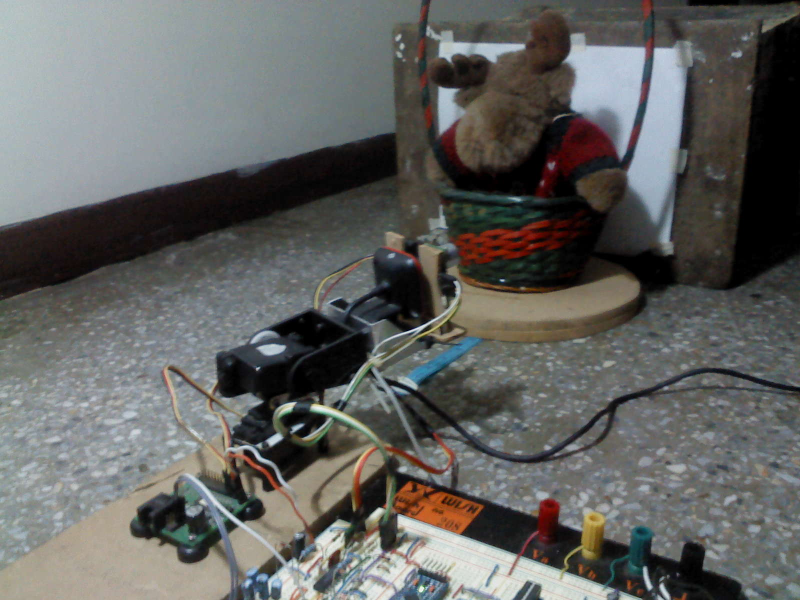
#> input picture Integracion/PointClouds/Data/Alce/Images/Alce.JPG, 1600 x 1200 px, given in place of the camera (shown at 1/2 size)
$ python HandBlueDetectorV2_Web.py   (older library calls are emulated)
#> lines starting #> are read from the running program, lines starting #| are printed output that depends on the picture; after the words box and inside, x2 and y2 are one past the last pixel; in counts of white or black regions, pixels touching at a corner belong together
# -*- encoding: utf-8 -*-

# import the necessary packages
import numpy as np
import cv2
import time
import requests
ip_server = "192.168.1.125"
#ip_server = "127.1.1.1"
port_server = "8000"


# [31 lines left out: functions delay_s, open_port, not called in this run]


def close_port():
    url_request = "http://"+ip_server + ":" + port_server + "/HandTracking?param1=PROCESS_END"
    response = "Negative"

    while response == "Negative":
        try:
            print("Finishing the connection")
            req = requests.get(url_request)
            response = req.content
            if response == "Negative":
                print(response)
                delay_s(10.0)
                print("Retrying")
            else:
                print("Connection Has Finished")
        except:
            print("Error Finishing the connection")
            delay_s(5.0)
            print("Retrying")


    return

def ESP8266_send(ip, step1, step2): # el servo que controla phi (plano xy)
    url_FREERUN = "http://"+ ip +":"+ port_server+ "/HandTracking" + '?step1=' + str(step1) \
                  + '&step2=' + str(step2)

    try:
        T_Inicio = time.time()

        req = requests.get(url_FREERUN)
        response = req.content
        T_Final = time.time()
        Dif = T_Final - T_Inicio
        print(Dif)
        if response != "OK":
            print("Bad response ")
    except:
        print("Error Sending Data")

def adjust_coord(handx, handy, w1, y1, n_pasos):


    # Chequeo de fronteras de control
    if handx<0:
        handx = 0
    if handy<0:
        handy = 0
    if handx > 2*w1:
        handx = 2*w1
    if handy > 2*h1:
        handy = 2*h1
    # Conversion a pasos del motor

    paso_theta = int(handy/(n_pasos*2))*n_pasos
    paso_phi = int(handx/(n_pasos*2))*n_pasos

    return paso_theta, paso_phi


# define the upper and lower boundaries of the HSV pixel
# intensities to be considered 'skin'
lower = np.array([100, 50, 50], dtype = "uint8")
upper = np.array([120, 255, 255], dtype = "uint8")


bgSubThreshold = 50
bgModel = cv2.createBackgroundSubtractorMOG2(0, bgSubThreshold)
last_paso_theta , last_paso_phi = 145, 192 #centro
call = 0


# Datos de motores calibrados
phi_0 =228
phi_180 = 36
phi_resol = (-phi_180+phi_0+1)/180.0

theta_0 = 245
theta_90 = 131
theta_max = 100  # minimo angulo sin que el motor choque con la base
theta_resol = (-theta_90+theta_0 +1)/90.0

step1 = phi_180
step2 = theta_90
cap = cv2.VideoCapture(1)
ESP8266_send(ip_server, step1, step2)
#> (the call stopped at in ESP8266_send, `req = requests.get(url_FREERUN)`: the network is not available in this run)


while True:


    grabbed, frame = cap.read()
#> frame is the input picture: shape (1200, 1600, 3); mean B, G, R 96.8, 98.9, 98.4
    frame = cv2.flip(frame, 1)
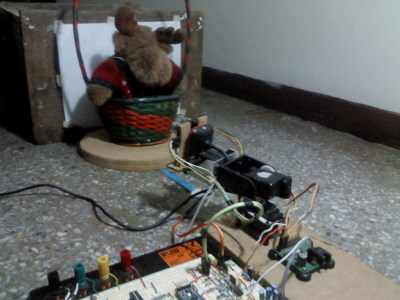
#> frame: shape (1200, 1600, 3) (shown at 1/4 size); mean B, G, R 96.8, 98.9, 98.4
    w , h = frame.shape[1], frame.shape[0]
    centerx = int(round(w/2))
    centery = int(round(h/2))

    #print("W= {}, H={}".format(w, h))


    # if we are viewing a video and we did not grab a
    # frame, then we have reached the end of the video

    # resize the frame, convert it to the HSV color space,
    # and determine the HSV pixel intensities that fall into
    # the speicifed upper and lower boundaries
    #frame = imutils.resize(frame, width = 400)
    converted = cv2.cvtColor(frame, cv2.COLOR_BGR2HSV)
#> converted: shape (1200, 1600, 3); mean H, S, V 66.5, 40.8, 105.2
    skinMask = cv2.inRange(converted, lower, upper)
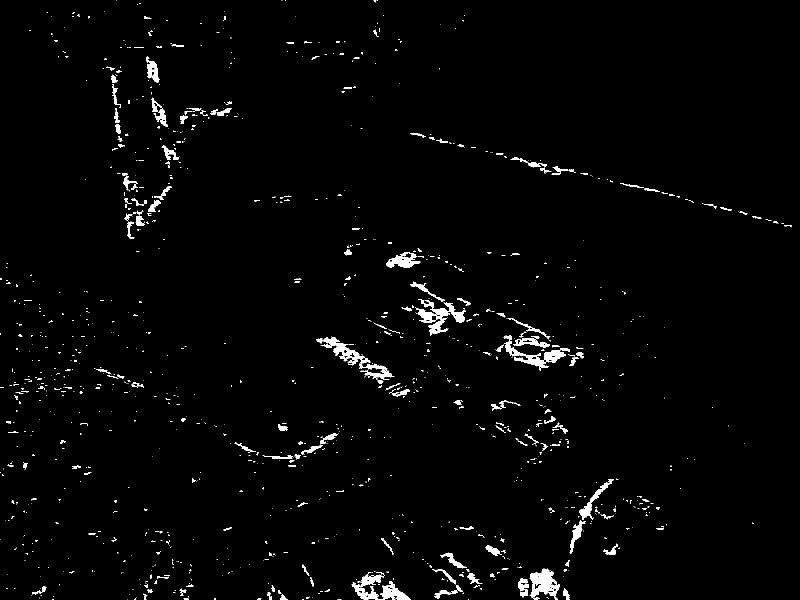
#> skinMask: shape (1200, 1600) (shown at 1/2 size); 2% white; 1172 white regions (925 under 20 px), largest, box (x1, y1, x2, y2) and area: (830, 598, 932, 672) 2419, (703, 1149, 822, 1200) 2416, (1007, 670, 1140, 742) 2208

    # apply a series of erosions and dilations to the mask
    # using an elliptical kernel
    # kernel = cv2.getStructuringElement(cv2.MORPH_ELLIPSE, (11, 11))
    # skinMask = cv2.erode(skinMask, kernel, iterations = 2)
    # skinMask = cv2.dilate(skinMask, kernel, iterations = 2)
    kernel = np.ones((5,5), np.uint8)

    # skinMask = cv2.morphologyEx(skinMask, cv2.MORPH_OPEN, kernel)
    #skinMask = cv2.erode(skinMask, kernel, iterations=1)
    # blur the mask to help remove noise, then apply the
    # mask to the frame
    #skinMask = cv2.GaussianBlur(skinMask, (3, 3), 0)
    skinMask= cv2.medianBlur(skinMask, 9)
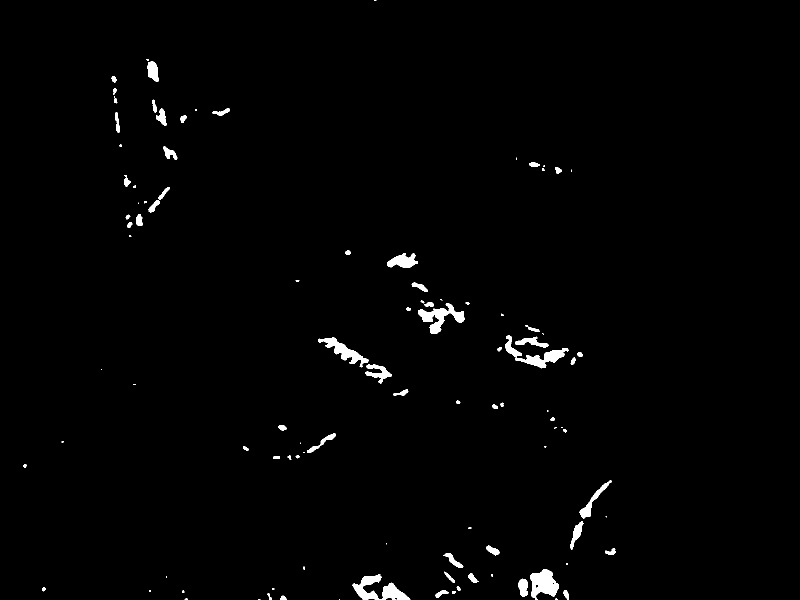
#> skinMask: shape (1200, 1600) (shown at 1/2 size); 1.2% white; 105 white regions (36 under 20 px)

    img = frame
    thresh1 = skinMask

    im3, contours, hierarchy = cv2.findContours(thresh1, cv2.RETR_TREE, cv2.CHAIN_APPROX_SIMPLE)
#> contours = 108 contours, 44 with area under 20; largest, box (x1, y1, x2, y2) and area: (705, 1148, 821, 1200) 2336, (1060, 1138, 1118, 1200) 2138, (1010, 671, 1137, 737) 1970, (836, 606, 929, 668) 1962, (636, 675, 737, 735) 1598
    drawing = np.zeros(img.shape, np.uint8)
    max_area = 0
    ci = 0
    if len(contours)>0:
        for i in range(len(contours)):
            cnt = contours[i]
            area = cv2.contourArea(cnt)
            if (area > max_area):
                max_area = area
                ci = i
#> this loop made 108 passes
#> (area, max_area) on passes 5, 8, 9, 15, 18: (68, 68), (117.5, 117.5), (158.5, 158.5), (483, 483), (2336, 2336)
#> after the loop, ci = 17; max_area = 2336
        cnt = contours[ci]
#> cnt = contour of 174 points, box (x1, y1, x2, y2) (705, 1148, 821, 1200), area 2336
        hull = cv2.convexHull(cnt)
#> hull = contour of 16 points, box (x1, y1, x2, y2) (705, 1148, 821, 1200), area 3840
        moments = cv2.moments(cnt)
#> moments = moments, m00 2336, centre m10/m00, m01/m00 = (757.3, 1179.7)
        if moments['m00'] != 0:
            cx = int(moments['m10'] / moments['m00'])  # cx = M10/M00
#> cx = 757
            cy = int(moments['m01'] / moments['m00'])  # cy = M01/M00
#> cy = 1179

        centr = (cx, cy)
#> centr = (757, 1179)

        cv2.circle(img, centr, 5, [0, 0, 255], 2)
#> img: shape (1200, 1600, 3); under 0.01% of pixels changed, all inside (x1, y1, x2, y2) = (751, 1173, 764, 1186)
        cv2.drawContours(drawing, [cnt], 0, (0, 255, 0), 2)
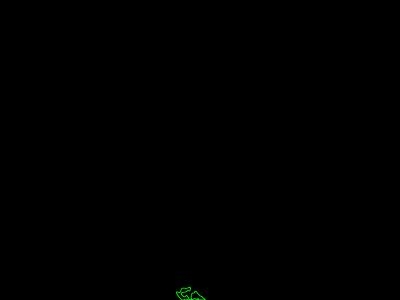
#> drawing: shape (1200, 1600, 3) (shown at 1/4 size); mean of channels 0, 1, 2 0, 0.2, 0; drawn as B, G, R
        cv2.drawContours(drawing, [hull], 0, (0, 0, 255), 2)
#> drawing: shape (1200, 1600, 3); 0.04% of pixels changed, all inside (x1, y1, x2, y2) = (704, 1147, 822, 1200)

        cnt = cv2.approxPolyDP(cnt, 0.01 * cv2.arcLength(cnt, True), True)
#> cnt = contour of 15 points, box (x1, y1, x2, y2) (705, 1148, 821, 1200), area 2282
        hull = cv2.convexHull(cnt, returnPoints=False)
#> hull = [13, 12, 4, 3, 1, 0]

        if (1):
            defects = cv2.convexityDefects(cnt, hull)
#> defects = [[13, 0, 14, 2083], [1, 3, 2, 1280], [4, 12, 9, 11786]]
            mind = 0
            maxd = 0
            if type(defects)!= type(None):
                for i in range(defects.shape[0]):
                    s, e, f, d = defects[i, 0]
                    start = tuple(cnt[s][0])
                    end = tuple(cnt[e][0])
                    far = tuple(cnt[f][0])
                    dist = cv2.pointPolygonTest(cnt, centr, True)
                    cv2.line(img, start, end, [0, 255, 0], 2)

                    cv2.circle(img, far, 5, [0, 0, 255], -1)
#> this loop made 3 passes
#> (s, e, f, d, start, end, far) on passes 1 to 3: (13, 0, 14, 2083, (730, 1152), (705, 1169), (718, 1170)), (1, 3, 2, 1280, (726, 1199), (820, 1199), (777, 1194)), (4, 12, 9, 11786, (782, 1165), (760, 1148), (730, 1183))
#> img: shape (1200, 1600, 3); mean B, G, R 96.7, 98.9, 98.4
            #print(i)
            i = 0
        w1, h1 = 192, 145, #int(round(7/20*w)), int(round(7/20*h))
        cv2.rectangle(img, (centerx-w1, centery-h1), (centerx+w1, centery+h1), (255,0, 0), 3)
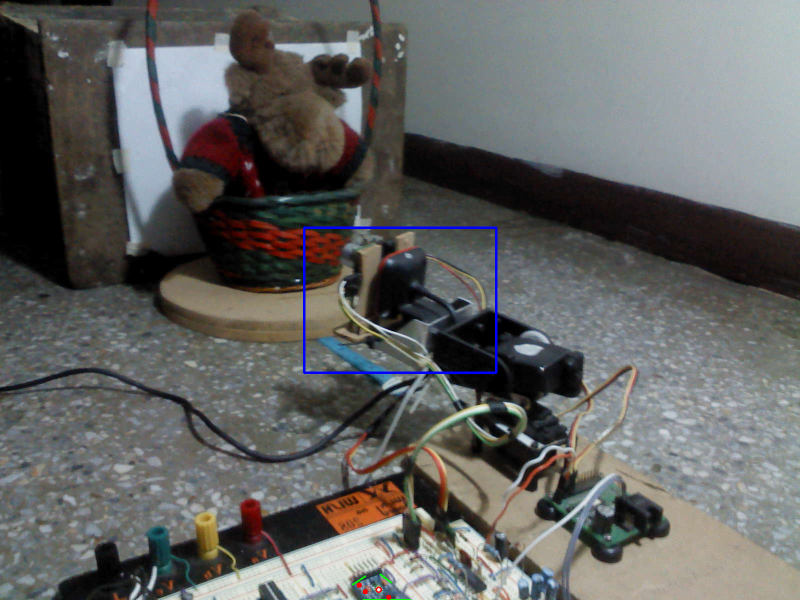
#> img: shape (1200, 1600, 3) (shown at 1/2 size); mean B, G, R 97.4, 98.7, 98.1
        handx = centerx+w1-cx
#> handx = 235
        handy = cy-(centery-h1)
#> handy = 724
        paso_theta, paso_phi = adjust_coord(handx, handy,w1, h1, 4)
#> in adjust_coord, `paso_phi = int(handx/(n_pasos*2))*n_pasos`: paso_phi = 116
#> paso_theta = 144; paso_phi = 116
        # No quemar los motores: permitir solo pasos pequeños en caso de fallo en deteccion de mano
        if call == 0:
            call = 1
            last_paso_theta, last_paso_phi = paso_theta, last_paso_phi
#> last_paso_theta = 144; last_paso_phi = 192

        if np.abs(paso_theta-last_paso_theta)>4:
            paso_theta = last_paso_theta
        else:
            step2 =  -paso_theta+theta_0
#> step2 = 101
            ESP8266_send(ip_server, step1, step2)
#> (the call stopped at in ESP8266_send, `req = requests.get(url_FREERUN)`: the network is not available in this run)
            print("theta {0:0.2f}, phi {0:0.2f}".format(paso_theta/theta_resol, paso_phi/phi_resol))
#| theta 112.70, phi 112.70

        if np.abs(paso_phi-last_paso_phi)>4:
            paso_phi = last_paso_phi
#> paso_phi = 192
        else:

            step1 = -paso_phi+phi_0
            ESP8266_send(ip_server, step1, step2)
            print("theta {0:0.2f}, phi {0:0.2f}".format(paso_theta/theta_resol, paso_phi/phi_resol))

        last_paso_theta, last_paso_phi = paso_theta, paso_phi


    # show the skin in the image along with the mask0
    #cv2.imshow("Draw", drawing)
    cv2.imshow("Image", frame)
    #cv2.imshow("MOG2", skinMask)
    # if the 'q' key is pressed, stop the loop
    if cv2.waitKey(1) & 0xFF == ord("q"):
#> (key q is pressed here)
        close_port()
#> (the call stopped at in close_port, `req = requests.get(url_request)`: the network is not available in this run)
        break

$ run again, on Integracion/PointClouds/Data/Alce/Images/DSC00077.JPG
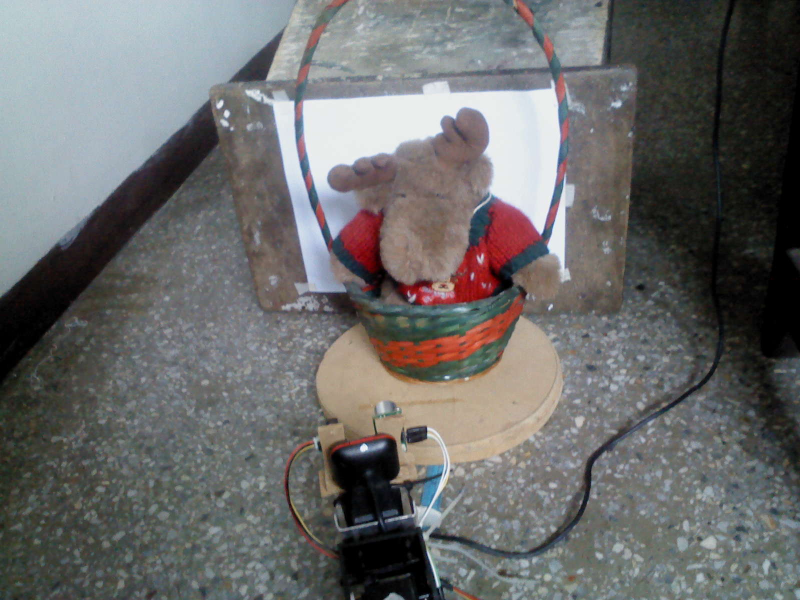
#> input picture Integracion/PointClouds/Data/Alce/Images/DSC00077.JPG, 1600 x 1200 px, given in place of the camera (shown at 1/2 size)
#> frame is the input picture: shape (1200, 1600, 3); mean B, G, R 106.4, 106.8, 106.8
#> converted: shape (1200, 1600, 3); mean H, S, V 73.2, 37.4, 114.7
#> `skinMask= cv2.medianBlur(skinMask, 9)`:
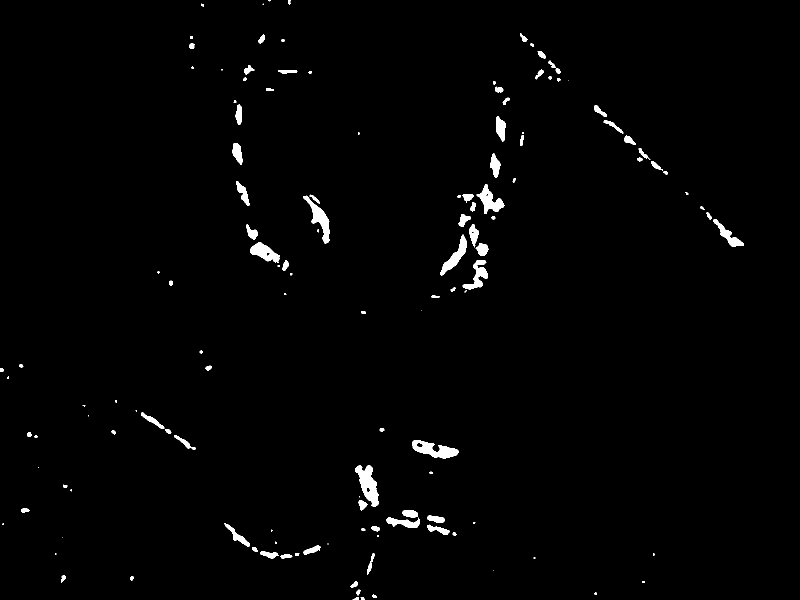
#> skinMask: shape (1200, 1600) (shown at 1/2 size); 1.4% white; 133 white regions (33 under 20 px)
#> contours = 139 contours, 43 with area under 20; largest, box (x1, y1, x2, y2) and area: (711, 931, 757, 1014) 1931, (825, 881, 918, 917) 1696, (607, 391, 659, 488) 1442, (953, 368, 1009, 428) 1268, (500, 484, 560, 526) 1238
#> the loop `for i in range(len(contours)):` made 139 passes
#> (area, max_area) on passes 1, 2, 3, 5, 6, 12, 14, 17: (23, 23), (34, 34), (35.5, 35.5), (47, 47), (88, 88), (115.5, 115.5), (159.5, 159.5), (266, 266)
#> after the loop `for i in range(len(contours)):`: ci = 41; max_area = 1931
#> `cnt = contours[ci]`: cnt = contour of 111 points, box (x1, y1, x2, y2) (711, 931, 757, 1014), area 1931
#> `hull = cv2.convexHull(cnt)`: hull = contour of 17 points, box (x1, y1, x2, y2) (711, 931, 757, 1014), area 2329
#> moments = moments, m00 1931, centre m10/m00, m01/m00 = (736.1, 968.7)
#> cx = 736
#> cy = 968
#> centr = (736, 968)
#> `cnt = cv2.approxPolyDP(cnt, 0.01 * cv2.arcLength(cnt, True), True)`: cnt = contour of 18 points, box (x1, y1, x2, y2) (711, 931, 757, 1014), area 1909
#> `hull = cv2.convexHull(cnt, returnPoints=False)`: hull = [15, 14, 12, 10, 9, 8, 7, 5, 4, 2, 1, 0]
#> defects = [[15, 0, 16, 3072], [2, 4, 3, 1214], [5, 7, 6, 1147], [10, 12, 11, 884], [12, 14, 13, 2281]]
#> the loop `for i in range(defects.shape[0]):` made 5 passes
#> (s, e, f, d, start, end, far) on passes 1 to 5: (15, 0, 16, 3072, (735, 931), (717, 931), (727, 943)), (2, 4, 3, 1214, (711, 943), (725, 981), (719, 951)), (5, 7, 6, 1147, (732, 995), (743, 1011), (745, 1006)), (10, 12, 11, 884, (756, 988), (752, 964), (751, 979)), (12, 14, 13, 2281, (752, 964), (744, 935), (740, 954))
#> `cv2.rectangle(img, (centerx-w1, centery-h1), (centerx+w1, centery+h1),..`:
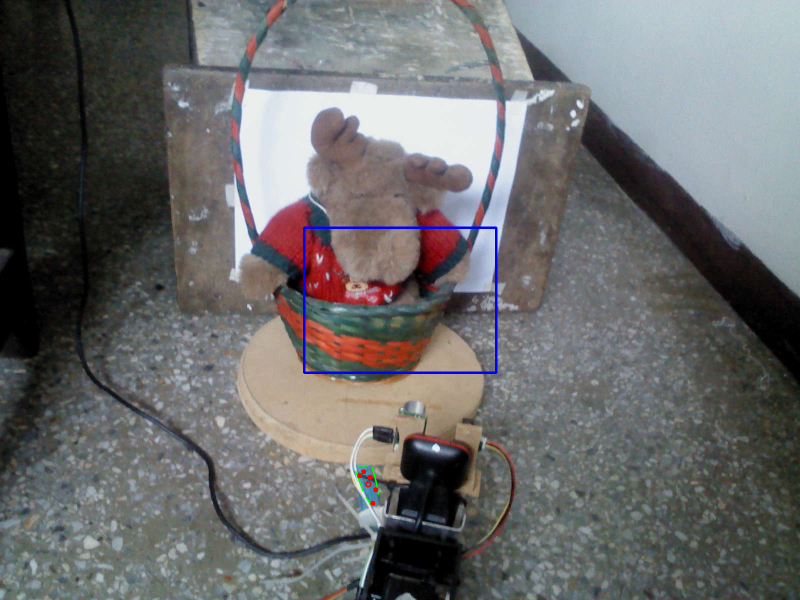
#> img: shape (1200, 1600, 3) (shown at 1/2 size); mean B, G, R 106.9, 106.5, 106.4
#> handx = 256
#> handy = 513
#> in adjust_coord, `paso_phi = int(handx/(n_pasos*2))*n_pasos`: paso_phi = 128
#> `paso_theta, paso_phi = adjust_coord(handx, handy,w1, h1, 4)`: paso_theta = 144; paso_phi = 128
#> last_paso_theta = 144; last_paso_phi = 192
#> step2 = 101
#| theta 112.70, phi 112.70
#> `paso_phi = last_paso_phi`: paso_phi = 192

$ run again, on Integracion/PointClouds/Data/Alce/Images/DSC00078.JPG
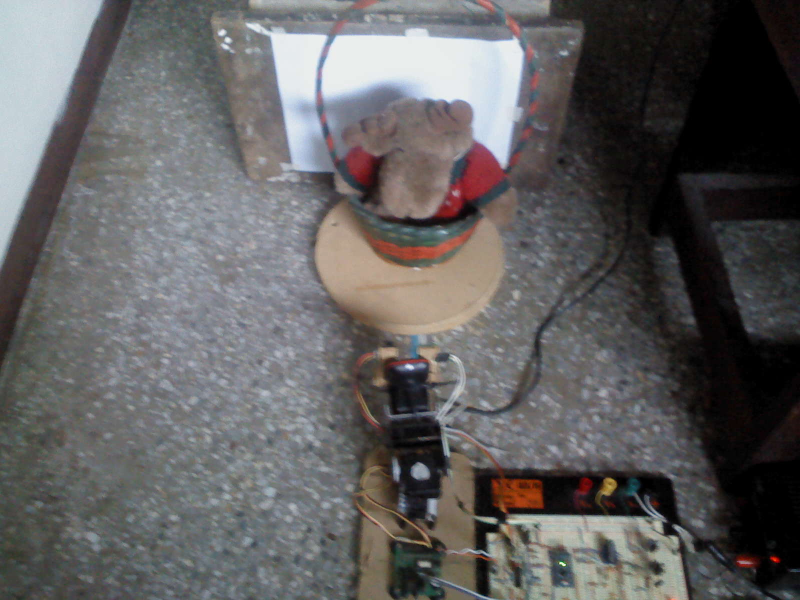
#> input picture Integracion/PointClouds/Data/Alce/Images/DSC00078.JPG, 1600 x 1200 px, given in place of the camera (shown at 1/2 size)
#> frame is the input picture: shape (1200, 1600, 3); mean B, G, R 95.8, 95.5, 96.9
#> converted: shape (1200, 1600, 3); mean H, S, V 76.2, 33.3, 102.4
#> `skinMask= cv2.medianBlur(skinMask, 9)`:
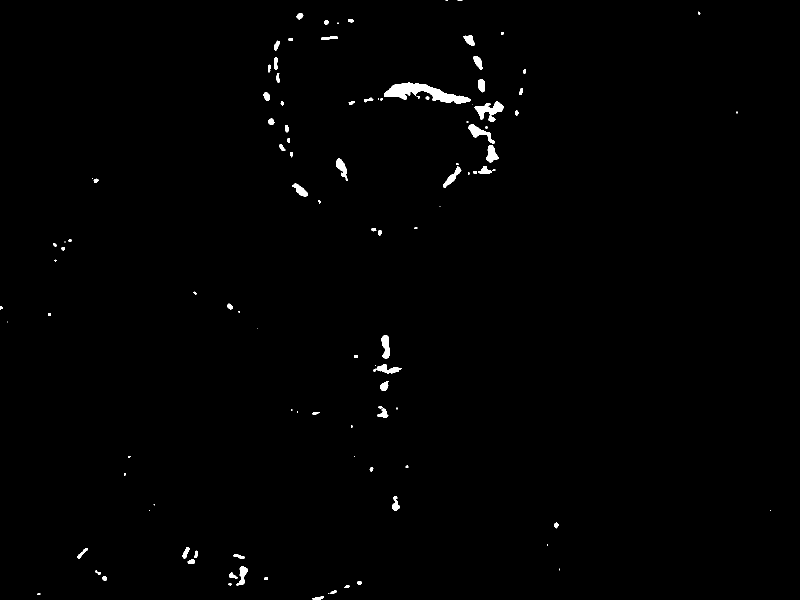
#> skinMask: shape (1200, 1600) (shown at 1/2 size); 0.74% white; 110 white regions (37 under 20 px)
#> contours = 110 contours, 45 with area under 20; largest, box (x1, y1, x2, y2) and area: (768, 165, 941, 208) 2938, (949, 202, 1008, 243) 969, (937, 248, 990, 288) 610, (763, 671, 780, 717) 491, (972, 290, 997, 325) 480
#> the loop `for i in range(len(contours)):` made 110 passes
#> (area, max_area) on passes 1, 10, 13, 39, 41, 75, 82, 91: (87, 87), (89, 89), (355, 355), (439, 439), (491, 491), (609.5, 609.5), (969, 969), (2938.5, 2938.5)
#> after the loop `for i in range(len(contours)):`: ci = 90; max_area = 2938.5
#> `cnt = contours[ci]`: cnt = contour of 208 points, box (x1, y1, x2, y2) (768, 165, 941, 208), area 2938
#> `hull = cv2.convexHull(cnt)`: hull = contour of 20 points, box (x1, y1, x2, y2) (768, 165, 941, 208), area 4385
#> moments = moments, m00 2938.5, centre m10/m00, m01/m00 = (845.9, 185.3)
#> cx = 845
#> cy = 185
#> centr = (845, 185)
#> `cnt = cv2.approxPolyDP(cnt, 0.01 * cv2.arcLength(cnt, True), True)`: cnt = contour of 16 points, box (x1, y1, x2, y2) (768, 165, 941, 208), area 3153
#> `hull = cv2.convexHull(cnt, returnPoints=False)`: hull = [15, 14, 13, 12, 11, 2, 1, 0]
#> defects = [[2, 11, 7, 5301]]
#> the loop `for i in range(defects.shape[0]):` made 1 pass
#> (s, e, f, d, start, end, far, dist) on pass 1: (2, 11, 7, 5301, (811, 199), (915, 207), (847, 181), -2.33)
#> `cv2.rectangle(img, (centerx-w1, centery-h1), (centerx+w1, centery+h1),..`:
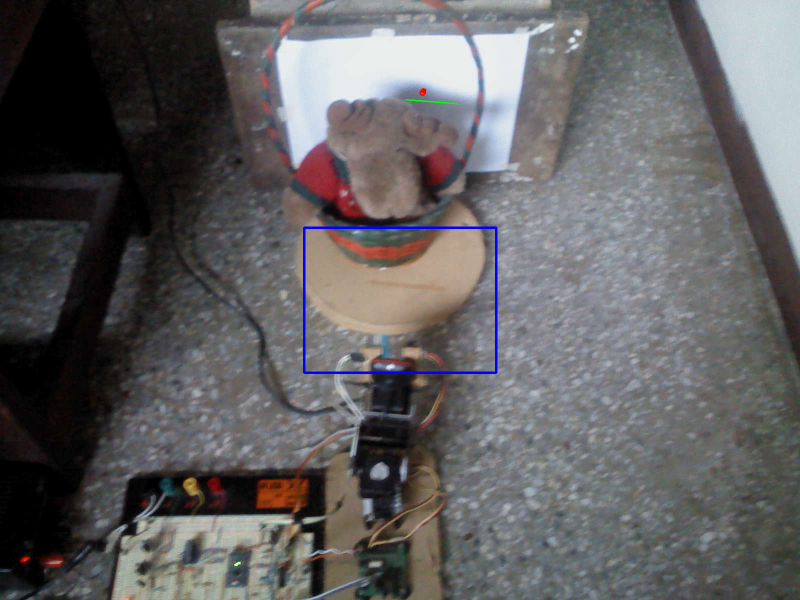
#> img: shape (1200, 1600, 3) (shown at 1/2 size); mean B, G, R 96.2, 95.1, 96.5
#> handx = 147
#> handy = -270
#> in adjust_coord, `paso_phi = int(handx/(n_pasos*2))*n_pasos`: paso_phi = 72
#> `paso_theta, paso_phi = adjust_coord(handx, handy,w1, h1, 4)`: paso_theta = 0; paso_phi = 72
#> last_paso_theta = 0; last_paso_phi = 192
#> step2 = 245
#| theta 0.00, phi 0.00
#> `paso_phi = last_paso_phi`: paso_phi = 192
